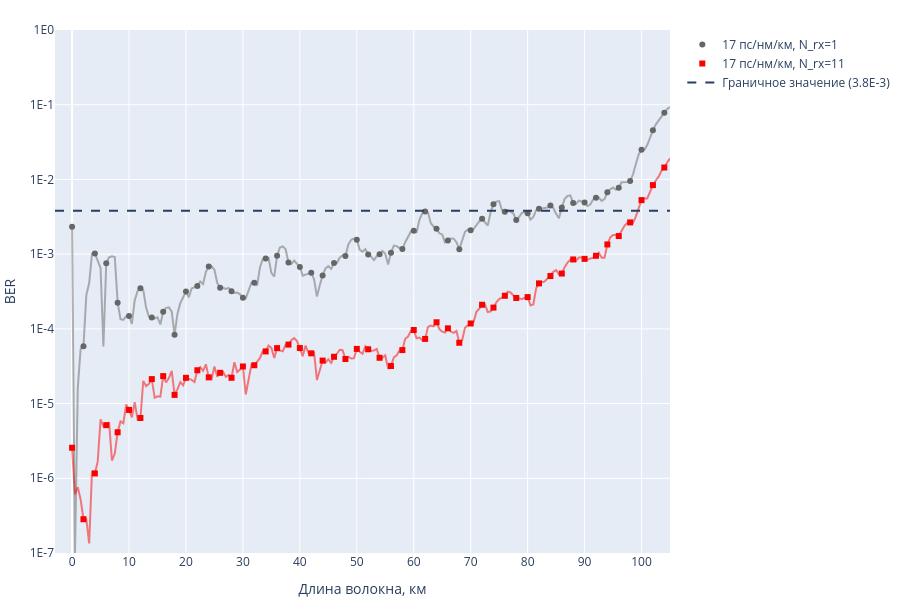

This figure's notebook cell:
### Code cell
figure = go.Figure(layout=go.Layout(
    xaxis={
        "title": "Длина волокна, км",
        "tickmode": "array",
        "tickvals": [0.0, 10.0, 20.0, 30.0, 40.0, 50.0, 60.0, 70.0, 80.0, 90.0, 100.0, 100.0, 110.0]
    },
    yaxis={
        "title": "BER",
        "type": "log",
        "tickmode": "array",
        "tickvals": [1e-7, 1e-6, 1e-5, 1e-4, 1e-3, 1e-2, 1e-1, 1.0],
        "ticktext": ["1E-7", "1E-6", "1E-5", "1E-4", "1E-3", "1E-2", "1E-1", "1E0"]
    }
))

markers = ["circle", "square", "diamond", "cross", "x"]
colors = ["#666", "rgb(250, 0, 0)", "rgb(20, 180, 20)", "rgb(70, 70, 230)", "rgb(250, 100, 0)"]

for color, marker, (name, ber_result) in zip(colors, markers, ber_results.items()):
    smoothed = tf.math.reduce_mean(tf.signal.frame(ber_result["ber"], 4, 1, pad_end=True, pad_value=ber_result["ber"][-1]), axis=-1)
    
    figure.add_trace(
        go.Scatter(
            x=ber_result["length"][::1],
            y=smoothed[::1],
            name=name,
            mode="lines",
            line={"color": color},
            opacity=0.5,
            showlegend=False
        )
    )

    figure.add_trace(
        go.Scatter(
            x=ber_result["length"][::4],
            y=smoothed[::4],
            name=name,
            mode="markers",
            marker=dict(size=6, symbol=marker),
            line={"color": color}
        )
    )

figure.add_hline(3.8e-3, line_dash="dash", name="Граничное значение (3.8E-3)", showlegend=True)
figure.update_layout(
    autosize=True,
    height=600,
    width=900,
    margin=dict(t=30, b=30, l=10, r=5),
    xaxis_range=[-3.0, 105.0],
    yaxis_range=[-7, 0.0]
)

figure.show()

### Figure 1 — Plotly figure (JSON) as saved in the notebook; plotly's stock layout.template omitted (floating-point values rounded to 4 significant figures; data arrays with more than 128 entries replaced by an {"elided": "..."} marker saying what was removed)
{"data": [{"line": {"color": "#666"}, "mode": "lines", "name": "17 пс/нм/км, N_rx=1", "opacity": 0.5, "showlegend": false, "type": "scatter", "x": {"elided": "211 float values"}, "y": {"elided": "211 float values"}}, {"line": {"color": "#666"}, "marker": {"size": 6, "symbol": "circle"}, "mode": "markers", "name": "17 пс/нм/км, N_rx=1", "type": "scatter", "x": [0, 2, 4, 6, 8, 10, 12, 14, 16, 18, 20, 22, 24, 26, 28, 30, 32, 34, 36, 38, 40, 42, 44, 46, 48, 50, 52, 54, 56, 58, 60, 62, 64, 66, 68, 70, 72, 74, 76, 78, 80, 82, 84, 86, 88, 90, 92, 94, 96, 98, 100, 102, 104], "y": [0.002329, 5.861e-05, 0.00102, 0.0007539, 0.0002243, 0.0001485, 0.0003507, 0.0001423, 0.0001695, 8.312e-05, 0.0003159, 0.0003742, 0.0006822, 0.0003553, 0.0003183, 0.00026, 0.0004148, 0.0008713, 0.0009525, 0.0007721, 0.0006731, 0.0005651, 0.0005198, 0.0007614, 0.0009445, 0.001561, 0.0009869, 0.0009991, 0.00104, 0.001174, 0.002052, 0.003729, 0.002181, 0.001524, 0.001167, 0.002081, 0.002977, 0.004657, 0.003706, 0.002874, 0.003538, 0.004037, 0.004464, 0.004198, 0.004832, 0.004923, 0.005704, 0.006727, 0.007738, 0.009509, 0.02497, 0.04538, 0.07824]}, {"line": {"color": "rgb(250, 0, 0)"}, "mode": "lines", "name": "17 пс/нм/км, N_rx=11", "opacity": 0.5, "showlegend": false, "type": "scatter", "x": {"elided": "211 float values"}, "y": {"elided": "211 float values"}}, {"line": {"color": "rgb(250, 0, 0)"}, "marker": {"size": 6, "symbol": "square"}, "mode": "markers", "name": "17 пс/нм/км, N_rx=11", "type": "scatter", "x": [0, 2, 4, 6, 8, 10, 12, 14, 16, 18, 20, 22, 24, 26, 28, 30, 32, 34, 36, 38, 40, 42, 44, 46, 48, 50, 52, 54, 56, 58, 60, 62, 64, 66, 68, 70, 72, 74, 76, 78, 80, 82, 84, 86, 88, 90, 92, 94, 96, 98, 100, 102, 104], "y": [2.563e-06, 2.831e-07, 1.162e-06, 5.141e-06, 4.128e-06, 8.225e-06, 6.407e-06, 2.125e-05, 2.331e-05, 1.307e-05, 2.211e-05, 2.791e-05, 2.244e-05, 2.578e-05, 2.214e-05, 3.138e-05, 3.257e-05, 4.993e-05, 5.521e-05, 6.159e-05, 5.537e-05, 4.704e-05, 3.761e-05, 4.229e-05, 3.952e-05, 5.394e-05, 5.329e-05, 4.102e-05, 3.18e-05, 5.198e-05, 9.647e-05, 7.337e-05, 0.0001225, 0.0001017, 6.515e-05, 0.0001181, 0.0002103, 0.0001926, 0.0002773, 0.0002591, 0.000266, 0.0004061, 0.0005092, 0.00055, 0.0008485, 0.0008647, 0.0009508, 0.001348, 0.001746, 0.002658, 0.005285, 0.008387, 0.01444]}], "layout": {"autosize": true, "height": 600, "margin": {"b": 30, "l": 10, "r": 5, "t": 30}, "shapes": [{"line": {"dash": "dash"}, "name": "Граничное значение (3.8E-3)", "showlegend": true, "type": "line", "x0": 0, "x1": 1, "xref": "x domain", "y0": 0.0038, "y1": 0.0038, "yref": "y"}], "width": 900, "xaxis": {"range": [-3, 105], "tickmode": "array", "tickvals": [0, 10, 20, 30, 40, 50, 60, 70, 80, 90, 100, 100, 110], "title": {"text": "Длина волокна, км"}, "type": "linear"}, "yaxis": {"range": [-7, 0], "tickmode": "array", "ticktext": ["1E-7", "1E-6", "1E-5", "1E-4", "1E-3", "1E-2", "1E-1", "1E0"], "tickvals": [1e-07, 1e-06, 1e-05, 0.0001, 0.001, 0.01, 0.1, 1], "title": {"text": "BER"}, "type": "log"}}}
